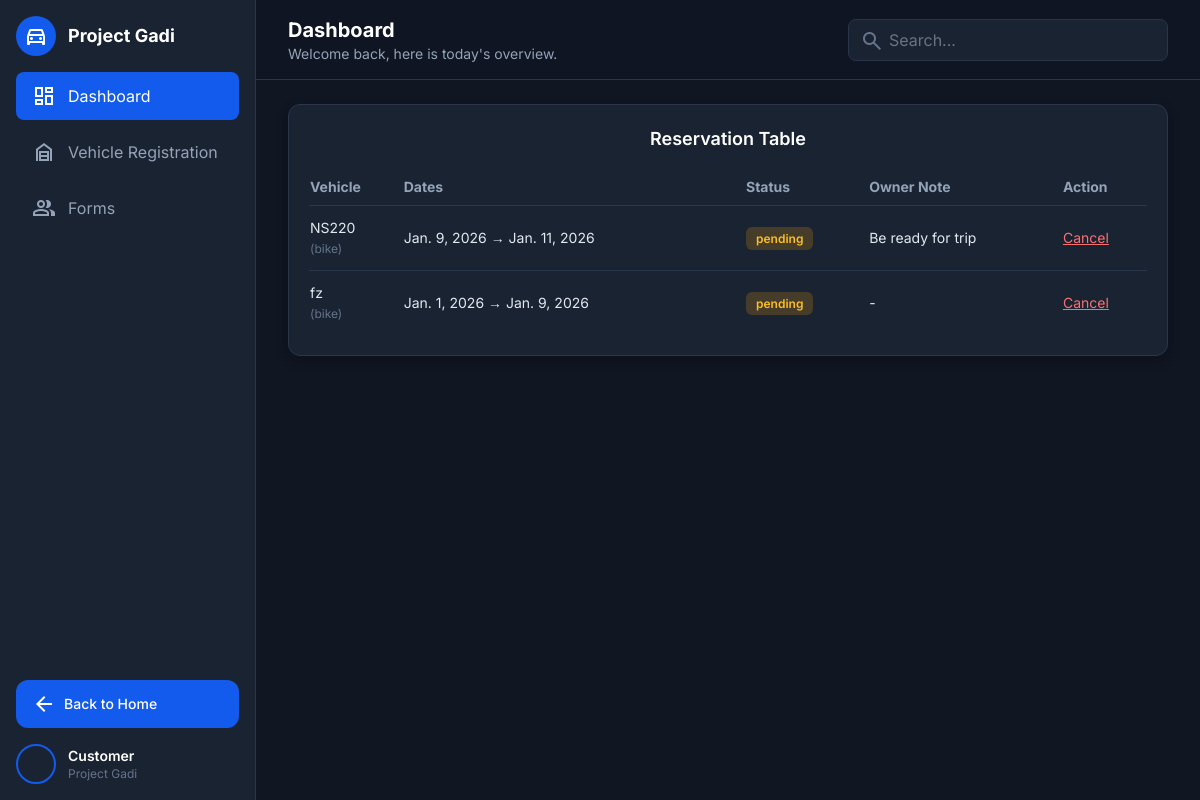
The app's page /reservations/mine/ (signed in) with its own data.
### reservations/models.py (models this page shows, shortened)
class Reservation(models.Model):
    STATUS_CHOICES = [
        ("pending", "Pending"),
        ("approved", "Approved"),
        ("rejected", "Rejected"),
        ("cancelled", "Cancelled"),
    ]
    vehicle = models.ForeignKey(Vehicle, on_delete=models.CASCADE, related_name="reservations")
    user = models.ForeignKey(settings.AUTH_USER_MODEL, on_delete=models.CASCADE, related_name="reservations")
    start_date = models.DateField()
    end_date = models.DateField()
    purpose = models.CharField(max_length=255)
    status = models.CharField(max_length=20, choices=STATUS_CHOICES, default="pending")
    owner_note = models.TextField(blank=True)  # rejection reason / owner note
    created_at = models.DateTimeField(auto_now_add=True)

### vehicles/models.py (models this page shows, shortened)
class Vehicle(models.Model):
    VEHICLE_TYPES = [
        ("bike", "Bike"),
        ("scooter", "Scooter"),
        ("car", "Car"),
        ("van", "Van"),
        ("truck", "Truck"),
    ]
    class ApprovalStatus(models.TextChoices):
        PENDING = "pending", "Pending"
        APPROVED = "approved", "Approved"
        REJECTED = "rejected", "Rejected"
    owner = models.ForeignKey(
        settings.AUTH_USER_MODEL,
        on_delete=models.CASCADE,
        related_name="vehicles",
    )
    vehicle_type = models.CharField(max_length=20, choices=VEHICLE_TYPES)
    model_name = models.CharField(max_length=120)
    number_plate_no = models.CharField(max_length=50, unique=True)
    license_no = models.CharField(max_length=50)
    license_front_photo = models.ImageField(upload_to=upload_vehicle_doc)
    license_back_photo = models.ImageField(upload_to=upload_vehicle_doc)
    bluebook_photo = models.ImageField(upload_to=upload_vehicle_doc)
    vehicle_photo_with_plate = models.ImageField(upload_to=upload_vehicle_doc)
    status = models.CharField(
        max_length=20, choices=ApprovalStatus.choices, default=ApprovalStatus.PENDING
    )
    admin_feedback = models.TextField(blank=True)
    submitted_at = models.DateTimeField(auto_now_add=True)
    reviewed_at = models.DateTimeField(null=True, blank=True)
    reviewed_by = models.ForeignKey(
        settings.AUTH_USER_MODEL,
        on_delete=models.SET_NULL,
        null=True,
        blank=True,
        related_name="vehicle_reviews",
    )

### reservations/views.py (the view)
# urls.py: path("mine/", views.my_reservations, name="my_reservations"),
@login_required
def my_reservations(request):
    reservations = (
        Reservation.objects
        .filter(user=request.user)   # ✅ only mine
        .select_related("vehicle")
        .order_by("-created_at")
    )
    return render(request, "reservations/my_reservations.html", {"reservations": reservations})

### accounts/models.py (called while the page is built)
    @property
    def is_owner(self) -> bool:
        return self.role == self.Roles.OWNER

### templates/reservations/my_reservations.html (shortened to what this page needs)
<!DOCTYPE html>
<html class="dark" lang="en">
<head>
  <script src="https://cdn.tailwindcss.com?plugins=forms,container-queries"></script>
</head>
<body class="bg-background-dark text-slate-200 h-screen overflow-hidden flex">
<aside class="w-64 bg-card-dark border-r border-border-dark flex flex-col justify-between shrink-0">
  <div class="p-4 space-y-4">
    <div class="flex items-center gap-3">
      <div class="bg-primary size-10 rounded-full flex items-center justify-center text-white">
        <span class="material-symbols-outlined">directions_car</span>
      </div>
      <h1 class="font-bold text-lg text-white">Project Gadi</h1>
    </div>
    <nav class="space-y-2 mt-4">
      <a class="flex items-center gap-3 px-4 py-3 rounded-lg bg-primary text-white">
        <span class="material-symbols-outlined">dashboard</span> Dashboard
      </a>
      <a class="flex items-center gap-3 px-4 py-3 rounded-lg text-slate-400 hover:bg-white/10">
        <span class="material-symbols-outlined">garage_home</span> Vehicle Registration
      </a>
      <a class="flex items-center gap-3 px-4 py-3 rounded-lg text-slate-400 hover:bg-white/10">
        <span class="material-symbols-outlined">group</span> Forms
      </a>
    </nav>
  </div>
  <div class="p-4 space-y-4">
    <a href="{% url 'home' %}"
       class="flex items-center gap-2 px-4 py-3 bg-primary rounded-xl text-sm font-medium text-white hover:bg-primary-hover">
      <span class="material-symbols-outlined">arrow_back</span>
      Back to Home
    </a>
    <div class="flex items-center gap-3">
      <div class="size-10 rounded-full bg-cover border-2 border-primary"
        style="background-image:url('https://lh3.googleusercontent.com/aida-public/AB6AXuCGEZ7vtM5liWZM59omrKWo5ahCECdqhJsVPZpo7GAscXmCUkJ_MkdVhaOj9mno-EmrS1g0tmJqSITx49s9MlO8i3Cyr8HBnhn9x4emk2GTraWRGgWzc36k1WTXcCPv5KUgIEQc1FPvB3E61yv9NxWwaFInFUlLH0MDuILoVcHpmVQ1JfPKYn6SBId-FZ2egHz7AIvSmFkjvEk_BrSFlSeDX5MEnQszogfgXVu3sO0kHr4QsI05btzNlbbawxRolIdNP6H2i4xIjRwF');">
      </div>
      <div>
        <p class="text-white font-semibold text-sm">Customer</p>
        <p class="text-slate-500 text-xs">Project Gadi</p>
      </div>
    </div>
  </div>
</aside>
<main class="flex-1 flex flex-col overflow-hidden">
  <header class="h-20 px-8 flex items-center justify-between border-b border-border-dark bg-background-dark/80">
    <div>
      <h2 class="text-xl font-bold text-white">Dashboard</h2>
      <p class="text-slate-400 text-sm">Welcome back, here is today's overview.</p>
    </div>
    <div class="relative w-80 hidden md:block">
      <input class="w-full bg-card-dark border border-border-dark rounded-lg pl-10 py-2 text-white" placeholder="Search...">
      <span class="material-symbols-outlined absolute left-3 top-2.5 text-slate-500">search</span>
    </div>
  </header>
  <div class="flex-1 overflow-y-auto px-8 py-6 space-y-6">
    <div class="bg-card-dark border border-border-dark rounded-xl p-5 shadow-card">
    <h3 class="text-lg font-semibold text-white mb-4 text-center"> Reservation Table</h3>
      <table class="w-full text-sm">
        <thead>
          <tr class="text-slate-400 border-b border-border-dark">
            <th class="py-2 text-left">Vehicle</th>
            <th class="py-2 text-left">Dates</th>
            <th class="py-2 text-left">Status</th>
            <th class="py-2 text-left">Owner Note</th>
            <th class="py-2 text-left">Action</th>
          </tr>
        </thead>
        <tbody class="divide-y divide-border-dark">
          {% for r in reservations %}
          <tr class="hover:bg-white/5">
            <td class="py-3">{{ r.vehicle.model_name }} <br><span class="text-xs text-slate-500">({{ r.vehicle.vehicle_type }})</span></td>
            <td class="py-3">{{ r.start_date }} → {{ r.end_date }}</td>
            <td class="py-3"><span class="status-badge status-pending">{{ r.status }}</span></td>
            <td class="py-3">{{ r.owner_note|default:"-" }}</td>
            <td class="py-3 text-red-400 underline">Cancel</td>
          </tr>
          {% endfor %}
        </tbody>
      </table>
    </div>
  </div>
</main>
</body>
</html>

### templates/reservations/my_reservations.html (style rules this page uses)
body { font-family: "Inter", sans-serif; }
.status-badge { padding: 4px 10px; font-size: 12px; font-weight: 600; border-radius: 6px; }
.status-pending { background:#f59e0b33; color:#fbbf24; }

### records on screen
Reservation: vehicle.model_name "NS220", vehicle.vehicle_type "bike", start_date "Jan. 9, 2026", end_date "Jan. 11, 2026", status "pending", owner_note "Be ready for trip"
Reservation: vehicle.model_name "fz", vehicle.vehicle_type "bike", start_date "Jan. 1, 2026", end_date "Jan. 9, 2026", status "pending", owner_note "-"
